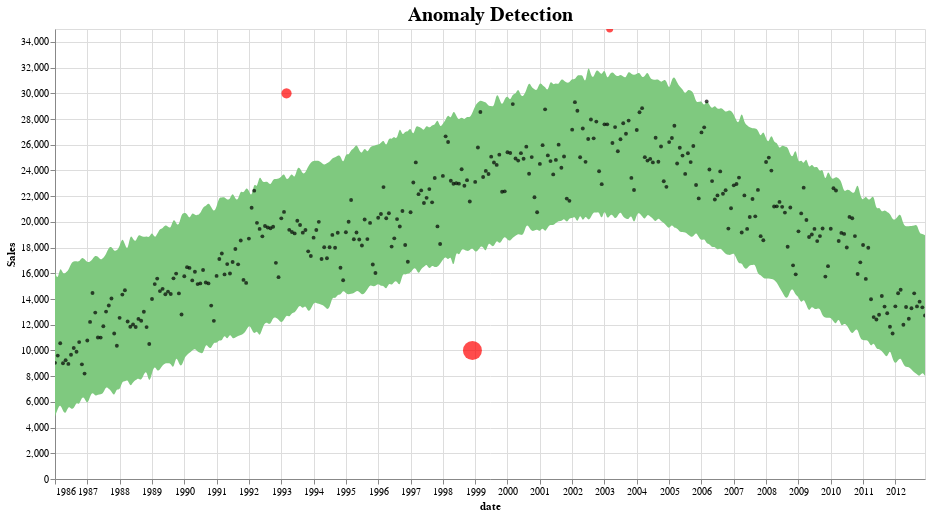

Notebook code cell kept with this figure:
### Code cell
def plot_anomalies(forecasted):
    interval = alt.Chart(forecasted).mark_area(interpolate="basis", color = '#7FC97F').encode(
    x=alt.X('ds:T',  title ='date'),
    y='yhat_upper',
    y2='yhat_lower',
    tooltip=['ds', 'fact', 'yhat_lower', 'yhat_upper']
    ).interactive().properties(
        title='Anomaly Detection'
    )

    fact = alt.Chart(forecasted[forecasted.anomaly==0]).mark_circle(size=15, opacity=0.7, color = 'Black').encode(
        x='ds:T',
        y=alt.Y('fact', title='Sales'),
        tooltip=['ds', 'fact', 'yhat_lower', 'yhat_upper']
    ).interactive()

    anomalies = alt.Chart(forecasted[forecasted.anomaly!=0]).mark_circle(size=30, color = 'Red').encode(
        x='ds:T',
        y=alt.Y('fact', title='Sales'),
        tooltip=['ds', 'fact', 'yhat_lower', 'yhat_upper'],
        size = alt.Size( 'importance', legend=None)
    ).interactive()

    return alt.layer(interval, fact, anomalies)\
              .properties(width=870, height=450)\
              .configure_title(fontSize=20)

plot_anomalies(pred)

### Figure 1 — Vega-Lite specification as saved in the notebook (floating-point values rounded to 4 significant figures; data arrays with more than 128 entries replaced by an {"elided": "..."} marker saying what was removed)
{"config": {"view": {"continuousWidth": 400, "continuousHeight": 300}, "title": {"fontSize": 20}}, "layer": [{"data": {"name": "data-6750982307a485be9865080cc77ff9a4"}, "mark": {"type": "area", "color": "#7FC97F", "interpolate": "basis"}, "encoding": {"tooltip": [{"field": "ds", "type": "temporal"}, {"field": "fact", "type": "quantitative"}, {"field": "yhat_lower", "type": "quantitative"}, {"field": "yhat_upper", "type": "quantitative"}], "x": {"field": "ds", "title": "date", "type": "temporal"}, "y": {"field": "yhat_upper", "type": "quantitative"}, "y2": {"field": "yhat_lower"}}, "selection": {"selector001": {"type": "interval", "bind": "scales", "encodings": ["x", "y"]}}, "title": "Anomaly Detection"}, {"data": {"name": "data-ecbfe79c7ddd9ebf879b5512ba487fa8"}, "mark": {"type": "circle", "color": "Black", "opacity": 0.7, "size": 15}, "encoding": {"tooltip": [{"field": "ds", "type": "temporal"}, {"field": "fact", "type": "quantitative"}, {"field": "yhat_lower", "type": "quantitative"}, {"field": "yhat_upper", "type": "quantitative"}], "x": {"field": "ds", "type": "temporal"}, "y": {"field": "fact", "title": "Sales", "type": "quantitative"}}, "selection": {"selector002": {"type": "interval", "bind": "scales", "encodings": ["x", "y"]}}}, {"data": {"name": "data-188717951b121f56911a74d9b5ddbbb8"}, "mark": {"type": "circle", "color": "Red", "size": 30}, "encoding": {"size": {"field": "importance", "legend": null, "type": "quantitative"}, "tooltip": [{"field": "ds", "type": "temporal"}, {"field": "fact", "type": "quantitative"}, {"field": "yhat_lower", "type": "quantitative"}, {"field": "yhat_upper", "type": "quantitative"}], "x": {"field": "ds", "type": "temporal"}, "y": {"field": "fact", "title": "Sales", "type": "quantitative"}}, "selection": {"selector003": {"type": "interval", "bind": "scales", "encodings": ["x", "y"]}}}], "height": 450, "width": 870, "$schema": "https://vega.github.io/schema/vega-lite/v4.17.0.json", "datasets": {"data-6750982307a485be9865080cc77ff9a4": {"elided": "324 records"}, "data-ecbfe79c7ddd9ebf879b5512ba487fa8": {"elided": "321 records"}, "data-188717951b121f56911a74d9b5ddbbb8": [{"ds": "1993-03-01T00:00:00", "trend": 18120.0, "yhat": 18120.0, "yhat_lower": 12800.0, "yhat_upper": 23220.0, "fact": 30000, "anomaly": 1, "importance": 0.2261}, {"ds": "1998-12-01T00:00:00", "trend": 23180.0, "yhat": 23180.0, "yhat_lower": 18020.0, "yhat_upper": 28470.0, "fact": 10000, "anomaly": -1, "importance": 0.8016}, {"ds": "2003-03-01T00:00:00", "trend": 26130.0, "yhat": 26130.0, "yhat_lower": 20490.0, "yhat_upper": 31500.0, "fact": 35000, "anomaly": 1, "importance": 0.09995}]}}
